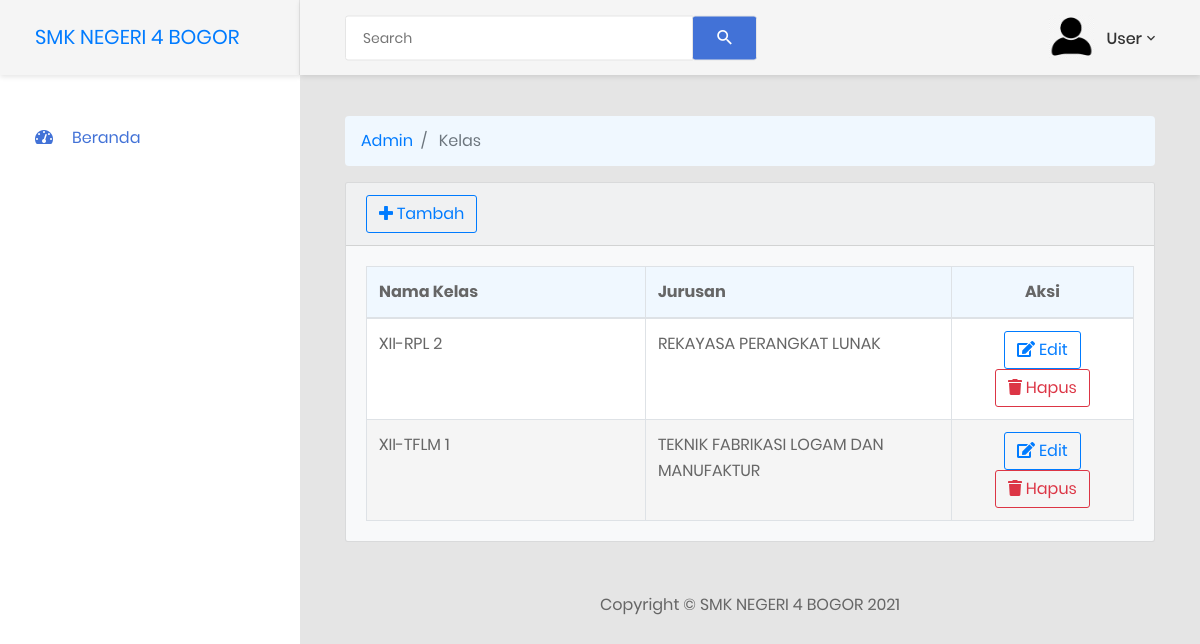
The page /index.php/admin/kelas on the database as committed earlier.
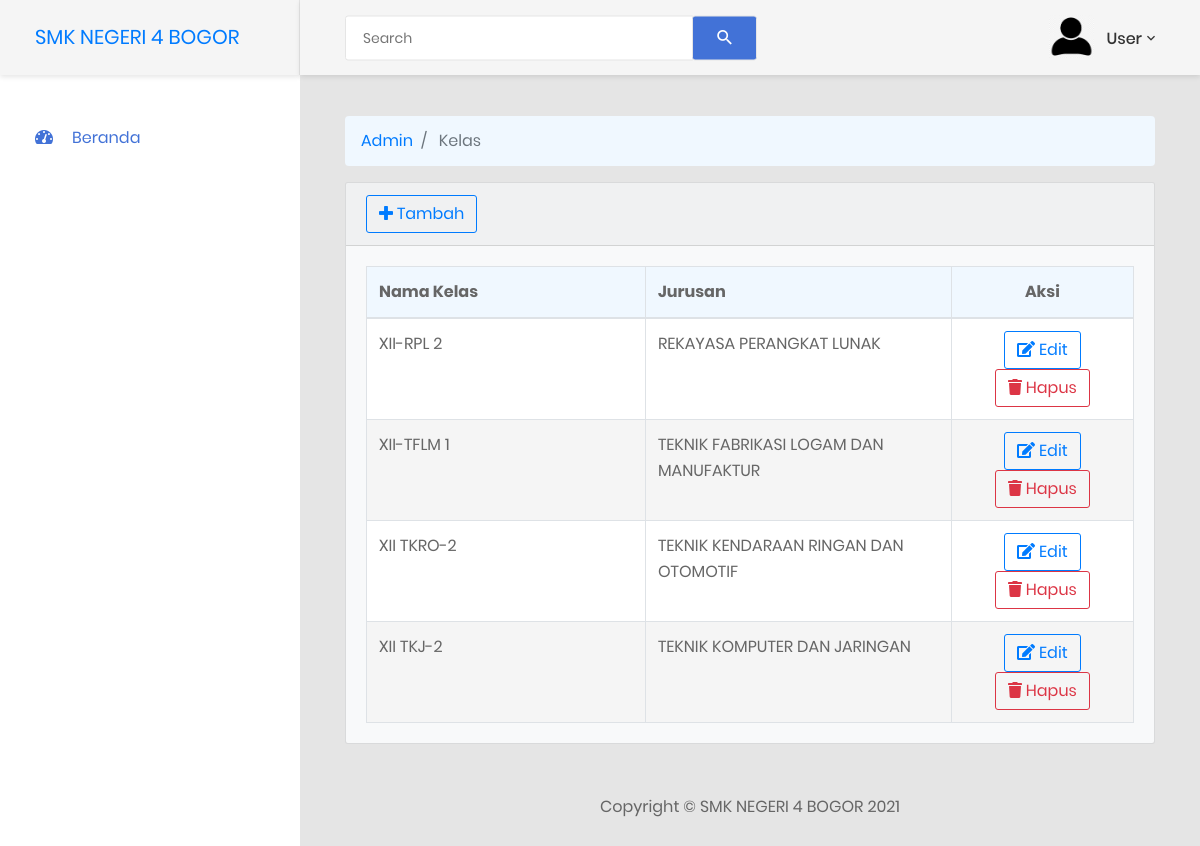
The same page on the database as committed later.
### tables this page shows
CREATE TABLE `kelas` (
  `id_kelas` int(11) NOT NULL,
  `nama_kelas` varchar(10) NOT NULL,
  `id_kk` int(10) NOT NULL
);

CREATE TABLE `kompetensi_keahlian` (
  `id_kk` int(10) NOT NULL,
  `nama_kk` varchar(50) NOT NULL
);

### application/controllers/admin/kelas.php (called while the page is built, shortened)
<?php
class Kelas extends CI_Controller
{
    function __construct()
    {
        $this->load->model("kelas_model");
        $this->load->library('form_validation');
    }
    public function index()
    {
        $data['GetKelas'] = $this->kelas_model->getAll();
        $data['content'] = 'kelas/v_kelas';
        $this->load->view('admin/overview_view', $data);
    }
}

### index.php (called while the page is built, shortened)
<?php
require_once BASEPATH.'core/CodeIgniter.php';

### application/models/Kelas_model.php (called while the page is built, shortened)
<?php
class Kelas_model extends CI_Model
{
    public function getAll()
    {
        $this->db->select('*');
        $this->db->from('kelas');
        $this->db->join('kompetensi_keahlian', 'kelas.id_kk=kompetensi_keahlian.id_kk');
        $query = $this->db->get();
        return $query->result();
    }
}

### application/views/kelas/v_kelas.php (the view)
<div class="card bg-light ">
    <div class="card-header">
        <a class="btn btn-outline-primary" href="<?php echo site_url('admin/kelas/add') ?>">
            <i class="fa fa-plus" aria-hidden="true"></i>
            Tambah
        </a>
    </div>
    <div class="card-body">
        <table id="example" class="table table-striped table-bordered" style="width:100%; background-color:aliceblue;">
            <thead>
                <tr>
                    <th style="width: 500px;">Nama Kelas</th>
                    <th style="width: 500px;">Jurusan</th>
                    <th class="text-center" style="width: 250px;">Aksi</th>
                </tr>
            </thead>
            <tbody>
                <?php
                if (!empty($GetKelas)) {
                    foreach ($GetKelas as $GetS) {
                ?>
                        <tr>
                            <td><?php echo $GetS->nama_kelas; ?></td>
                            <td><?php echo $GetS->nama_kk; ?></td>
                            <td class="text-center">
                                <a class="btn btn-outline-primary" href="<?php echo site_url('admin/kelas/edit/') . $GetS->id_kelas ?>">
                                    <i class="fa fa-pencil-square-o" aria-hidden="true"></i>
                                    Edit
                                </a>
                                <a class="btn btn-outline-danger" onclick="return confirm('Apakah Anda Yakin Ingin Menghapus Data Ini?')" href="<?php echo site_url('admin/kelas/delete/') . $GetS->id_kelas ?>">
                                    <i class="fa fa-trash" aria-hidden="true"></i>
                                    Hapus
                                </a>
                            </td>
                        </tr>
                <?php
                    }
                }
                ?>
            </tbody>
        </table>
    </div>
</div>

### application/views/admin/_partials/breadcrump.php
<ol class="breadcrumb" style="background-color: aliceblue;">
    <?php foreach ($this->uri->segments as $segment) : ?>
        <?php
        $url = substr($this->uri->uri_string, 0, strpos($this->uri->uri_string, $segment)) . $segment;
        $is_active = $url == $this->uri->uri_string;
        ?>
        <li class="breadcrumb-item <?php echo $is_active ? 'active' : '' ?>">
            <?php if ($is_active) : ?>
                <?php echo ucfirst($segment) ?>
            <?php else : ?>
                <a href="<?php echo site_url($url) ?>"><?php echo ucfirst($segment) ?></a>
            <?php endif; ?>
        </li>
    <?php endforeach; ?>
</ol>

Rows that differ between the two databases and show on the page:
added kelas: nama_kelas "XII TKRO-2", id_kk.nama_kk "TEKNIK KENDARAAN RINGAN DAN OTOMOTIF"
added kelas: nama_kelas "XII TKJ-2", id_kk.nama_kk "TEKNIK KOMPUTER DAN JARINGAN"
